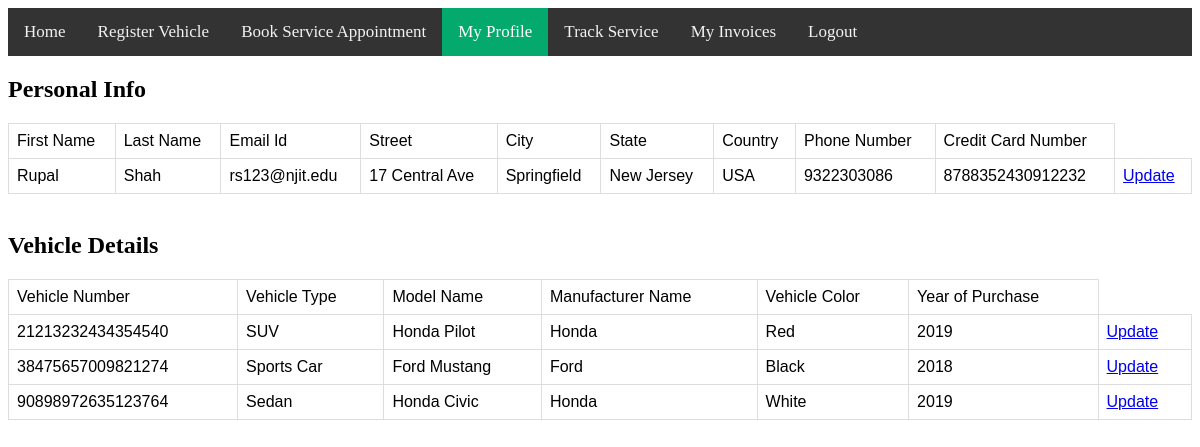
The app's page /profile.php (signed in) with its own data.
### tables this page shows
CREATE TABLE `customer` (
  `Cust_Id` int(11) NOT NULL,
  `FName` varchar(50) NOT NULL,
  `LName` varchar(50) NOT NULL,
  `Cust_Email_Id` varchar(50) NOT NULL,
  `Street` varchar(15) NOT NULL,
  `City` varchar(15) NOT NULL,
  `State` varchar(15) NOT NULL,
  `Country` varchar(15) NOT NULL,
  `Cust_Phone` char(10) NOT NULL,
  `Credit_Card` varchar(16) NOT NULL,
  `Password` varchar(50) NOT NULL
);

CREATE TABLE `vehicle` (
  `V_Number` char(17) NOT NULL,
  `V_Type` varchar(50) DEFAULT NULL,
  `Model` varchar(50) DEFAULT NULL,
  `Manufacturer` varchar(50) DEFAULT NULL,
  `Color` varchar(15) DEFAULT NULL,
  `Purchase_Year` char(4) DEFAULT NULL,
  `Cust_Id` int(11) NOT NULL
);

### functions.php (called while the page is built, shortened)
<?php
function check_login($con)
{
	if(isset($_SESSION['Cust_Id']))
	{
		$Cust_Id = $_SESSION['Cust_Id'];
		$query = "select * from customer where Cust_Id = '$Cust_Id' limit 1";
		$result = mysqli_query($con,$query);
		if($result && mysqli_num_rows($result) > 0)
		{
			$user_data = mysqli_fetch_assoc($result);
			return $user_data;
		}
	}
	die;
}

### profile.php (the view, shortened to what this page needs)
<?php
	include("connection.php");
	include("functions.php");
    $user_data = check_login($con);
    $Cust_Id = $user_data['Cust_Id'];
    $query = "SELECT * from CUSTOMER WHERE Cust_Id = $Cust_Id";
    $result1 = mysqli_query($con, $query);
    $query = "SELECT * from VEHICLE WHERE Cust_Id = $Cust_Id";
    $result2 = mysqli_query($con, $query);
?>
<!DOCTYPE html>
<html>
<head>
</head>
<body>
    <div class="topnav">
	<a href="index.php">Home</a>
	<a href="vehicle.php">Register Vehicle</a>
	<a href="service_appt.php">Book Service Appointment</a>
	<a class="active" href="profile.php">My Profile</a>
	<a href="trackservice.php">Track Service</a>
	<a href="trackinvoice.php">My Invoices</a>
	<a href="logout.php">Logout</a>
	</div>
    <h2>Personal Info</h2>
    <?php
	if (mysqli_num_rows($result1) > 0){
	?>
		  <table>
		  <tr>
			<td>First Name</td>
			<td>Last Name</td>
			<td>Email Id</td>
			<td>Street</td>
			<td>City</td>
			<td>State</td>
			<td>Country</td>
			<td>Phone Number</td>
			<td>Credit Card Number</td>
		  </tr>
	<?php
		while($row = mysqli_fetch_array($result1)) {
	?>
		<tr>
			<td><?php echo $row["FName"]; ?></td>
			<td><?php echo $row["LName"]; ?></td>
			<td><?php echo $row["Cust_Email_Id"]; ?></td>
			<td><?php echo $row["Street"]; ?></td>
			<td><?php echo $row["City"]; ?></td>
			<td><?php echo $row["State"]; ?></td>
			<td><?php echo $row["Country"]; ?></td>
			<td><?php echo $row["Cust_Phone"]; ?></td>
			<td><?php echo $row["Credit_Card"]; ?></td>
			<td><a href="update_profile.php?Cust_Id=<?php echo $row["Cust_Id"]; ?>">Update</a></td>
		</tr>
		<?php
		}
		?>
		</table>
		<?php
		}
		else{
    		echo "No result found";
		}
		?>
	<br>
    <h2>Vehicle Details</h2>
	<?php
	if (mysqli_num_rows($result2) > 0) {
	?>
	<table>
	<tr>
		<td>Vehicle Number</td>
		<td>Vehicle Type</td>
		<td>Model Name</td>
		<td>Manufacturer Name</td>
		<td>Vehicle Color</td>
		<td>Year of Purchase</td>
	</tr>
	<?php
	while($row = mysqli_fetch_array($result2)) {
	?>
	<tr>
    <td><?php echo $row["V_Number"]; ?></td>
    <td><?php echo $row["V_Type"]; ?></td>
    <td><?php echo $row["Model"]; ?></td>
    <td><?php echo $row["Manufacturer"]; ?></td>
	<td><?php echo $row["Color"]; ?></td>
	<td><?php echo $row["Purchase_Year"]; ?></td>
	<td><a href="update_vehicle.php?Cust_Id=<?php echo $row["Cust_Id"]; ?>&V_Number=<?php echo $row["V_Number"]; ?>">Update</a></td>
	</tr>
	<?php
	}
	?>
	</table>
	<?php
	}
	else{
		echo "No result found";
	}
	?>
</body>
</html>

### profile.php (style rules this page uses)
.topnav { background-color: #333; overflow: hidden; }
.topnav a { float: left; color: #f2f2f2; text-align: center; padding: 14px 16px; text-decoration: none; font-size: 17px; }
.topnav a.active { background-color: #04AA6D; color: white; }
table { font-family: arial, sans-serif; border-collapse: collapse; width: 100%; }
td, th { border: 1px solid #dddddd; text-align: left; padding: 8px; }
tr:nth-child(even) { background-color: white; }

### records on screen
customer: FName "Rupal", LName "Shah", Cust_Email_Id "rs123@njit.edu", Street "17 Central Ave", City "Springfield", State "New Jersey", Country "USA", Cust_Phone "9322303086", Credit_Card "8788352430912232"
vehicle: V_Number "21213232434354540", V_Type "SUV", Model "Honda Pilot", Manufacturer "Honda", Color "Red", Purchase_Year "2019"
vehicle: V_Number "38475657009821274", V_Type "Sports Car", Model "Ford Mustang", Manufacturer "Ford", Color "Black", Purchase_Year "2018"
vehicle: V_Number "90898972635123764", V_Type "Sedan", Model "Honda Civic", Manufacturer "Honda", Color "White", Purchase_Year "2019"
